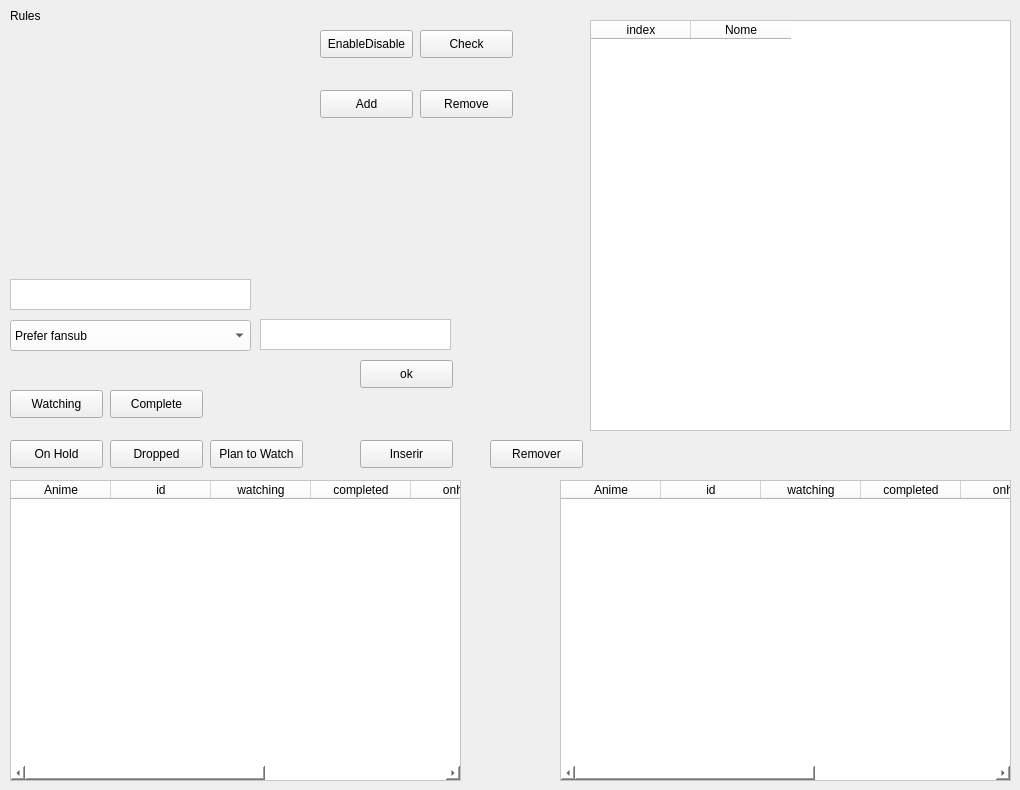
   <widget class="QWidget" name="preFiltros">
    <widget class="QTableWidget" name="tabelaFiltros">
     <property name="geometry">
      <rect>
       <x>590</x>
       <y>20</y>
       <width>421</width>
       <height>411</height>
      </rect>
     </property>
     <property name="styleSheet">
      <string notr="true">background: white;</string>
     </property>
     <column>
      <property name="text">
       <string>index</string>
      </property>
     </column>
     <column>
      <property name="text">
       <string>Nome</string>
      </property>
     </column>
    </widget>
    <widget class="QPushButton" name="botaoOk">
     <property name="geometry">
      <rect>
       <x>360</x>
       <y>360</y>
       <width>93</width>
       <height>28</height>
      </rect>
     </property>
     <property name="text">
      <string>ok</string>
     </property>
    </widget>
    <widget class="QPushButton" name="botaoOnHold">
     <property name="geometry">
      <rect>
       <x>10</x>
       <y>440</y>
       <width>93</width>
       <height>28</height>
      </rect>
     </property>
     <property name="text">
      <string>On Hold</string>
     </property>
    </widget>
    <widget class="QPlainTextEdit" name="boxFiltroEspecifico">
     <property name="geometry">
      <rect>
       <x>260</x>
       <y>319</y>
       <width>191</width>
       <height>31</height>
      </rect>
     </property>
     <property name="styleSheet">
      <string notr="true">background: white;</string>
     </property>
    </widget>
    <widget class="QPushButton" name="botaoFiltroRemove">
     <property name="geometry">
      <rect>
       <x>420</x>
       <y>90</y>
       <width>93</width>
       <height>28</height>
      </rect>
     </property>
     <property name="text">
      <string>Remove</string>
     </property>
    </widget>
    <widget class="QLabel" name="label_18">
     <property name="geometry">
      <rect>
       <x>10</x>
       <y>0</y>
       <width>321</width>
       <height>31</height>
      </rect>
     </property>
     <property name="text">
      <string>Rules</string>
     </property>
    </widget>
    <widget class="QPushButton" name="botaoCheck">
     <property name="geometry">
      <rect>
       <x>420</x>
       <y>30</y>
       <width>93</width>
       <height>28</height>
      </rect>
     </property>
     <property name="text">
      <string>Check</string>
     </property>
    </widget>
    <widget class="QPushButton" name="botaoDropped">
     <property name="geometry">
      <rect>
       <x>110</x>
       <y>440</y>
       <width>93</width>
       <height>28</height>
      </rect>
     </property>
     <property name="text">
      <string>Dropped</string>
     </property>
    </widget>
    <widget class="QPushButton" name="botaoInserirAnime">
     <property name="geometry">
      <rect>
       <x>360</x>
       <y>440</y>
       <width>93</width>
       <height>28</height>
      </rect>
     </property>
     <property name="text">
      <string>Inserir</string>
     </property>
    </widget>
    <widget class="QPushButton" name="botaoCompleted">
     <property name="geometry">
      <rect>
       <x>110</x>
       <y>390</y>
       <width>93</width>
       <height>28</height>
      </rect>
     </property>
     <property name="text">
      <string>Complete</string>
     </property>
    </widget>
    <widget class="QComboBox" name="boxListaFiltros">
     <property name="geometry">
      <rect>
       <x>10</x>
       <y>320</y>
       <width>241</width>
       <height>31</height>
      </rect>
     </property>
     <property name="styleSheet">
      <string notr="true">background-color: white;</string>
     </property>
     <item>
      <property name="text">
       <string>Prefer fansub</string>
      </property>
     </item>
     <item>
      <property name="text">
       <string>Prefer resolution</string>
      </property>
     </item>
     <item>
      <property name="text">
       <string>Prefer language</string>
      </property>
     </item>
     <item>
      <property name="text">
       <string>Download anime from list</string>
      </property>
     </item>
     <item>
      <property name="text">
       <string>Have keyword in description</string>
      </property>
     </item>
     <item>
      <property name="text">
       <string>Do not choose fansub</string>
      </property>
     </item>
     <item>
      <property name="text">
       <string>Do not choose reslution</string>
      </property>
     </item>
     <item>
      <property name="text">
       <string>Do not choose language</string>
      </property>
     </item>
     <item>
      <property name="text">
       <string>Do not download from list</string>
      </property>
     </item>
     <item>
      <property name="text">
       <string>Do not have keywork in description</string>
      </property>
     </item>
    </widget>
    <widget class="QPlainTextEdit" name="boxNomeFiltro">
     <property name="geometry">
      <rect>
       <x>10</x>
       <y>279</y>
       <width>241</width>
       <height>31</height>
      </rect>
     </property>
     <property name="styleSheet">
      <string notr="true">background: white;</string>
     </property>
    </widget>
    <widget class="QTableWidget" name="tabelaAnimesSelecionados">
     <property name="geometry">
      <rect>
       <x>560</x>
       <y>480</y>
       <width>451</width>
       <height>301</height>
      </rect>
     </property>
     <property name="styleSheet">
      <string notr="true">background: white;</string>
     </property>
     <column>
      <property name="text">
       <string>Anime</string>
      </property>
     </column>
     <column>
      <property name="text">
       <string>id</string>
      </property>
     </column>
     <column>
      <property name="text">
       <string>watching</string>
      </property>
     </column>
     <column>
      <property name="text">
       <string>completed</string>
      </property>
     </column>
     <column>
      <property name="text">
       <string>onhold</string>
      </property>
     </column>
     <column>
      <property name="text">
       <string>dropped</string>
      </property>
     </column>
     <column>
      <property name="text">
       <string>plantowatch</string>
      </property>
     </column>
    </widget>
    <widget class="QPushButton" name="botaoPlanToWatch">
     <property name="geometry">
      <rect>
       <x>210</x>
       <y>440</y>
       <width>93</width>
       <height>28</height>
      </rect>
     </property>
     <property name="text">
      <string>Plan to Watch</string>
     </property>
    </widget>
    <widget class="QPushButton" name="botaoEnableDisable">
     <property name="geometry">
      <rect>
       <x>320</x>
       <y>30</y>
       <width>93</width>
       <height>28</height>
      </rect>
     </property>
     <property name="text">
      <string>EnableDisable</string>
     </property>
    </widget>
    <widget class="QTableWidget" name="tabelaAnimes">
     <property name="geometry">
      <rect>
       <x>10</x>
       <y>480</y>
       <width>451</width>
       <height>301</height>
      </rect>
     </property>
     <property name="font">
      <font>
       <family>Segoe UI</family>
      </font>
     </property>
     <property name="styleSheet">
      <string notr="true">background: white;</string>
     </property>
     <column>
      <property name="text">
       <string>Anime</string>
      </property>
     </column>
     <column>
      <property name="text">
       <string>id</string>
      </property>
     </column>
     <column>
      <property name="text">
       <string>watching</string>
      </property>
     </column>
     <column>
      <property name="text">
       <string>completed</string>
      </property>
     </column>
     <column>
      <property name="text">
       <string>onhold</string>
      </property>
     </column>
     <column>
      <property name="text">
       <string>dropped</string>
      </property>
     </column>
     <column>
      <property name="text">
       <string>plantowatch</string>
      </property>
     </column>
    </widget>
    <widget class="QPushButton" name="botaoRemoverAnime">
     <property name="geometry">
      <rect>
       <x>490</x>
       <y>440</y>
       <width>93</width>
       <height>28</height>
      </rect>
     </property>
     <property name="text">
      <string>Remover</string>
     </property>
    </widget>
    <widget class="QPushButton" name="botaoFiltroAdd">
     <property name="geometry">
      <rect>
       <x>320</x>
       <y>90</y>
       <width>93</width>
       <height>28</height>
      </rect>
     </property>
     <property name="text">
      <string>Add</string>
     </property>
    </widget>
    <widget class="QPushButton" name="botaoWatching">
     <property name="geometry">
      <rect>
       <x>10</x>
       <y>390</y>
       <width>93</width>
       <height>28</height>
      </rect>
     </property>
     <property name="text">
      <string>Watching</string>
     </property>
    </widget>
   </widget>
